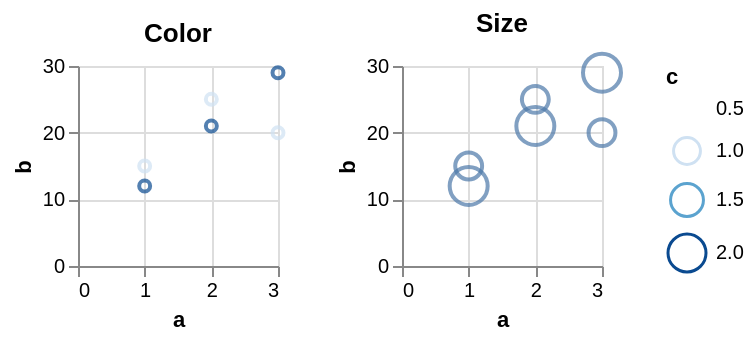

Write a Vega-Lite specification for this figure.
### Vega specification from a JSON file in a GitHub repository (floating-point values rounded to 4 significant figures)
{"$schema": "https://vega.github.io/schema/vega/v5.json", "description": "Testing invalid", "background": "white", "padding": 5, "height": 100, "data": [{"name": "source_0", "values": [{"a": 1, "b": 15, "c": 1}, {"a": 2, "b": 25, "c": 1}, {"a": 3, "b": 20, "c": 1}, {"a": 1, "b": 12, "c": 2}, {"a": 2, "b": 21, "c": 2}, {"a": 3, "b": 29, "c": 2}, {"a": 1, "b": 8, "c": null}, {"a": 2, "b": 31, "c": null}, {"a": 3, "b": 49, "c": null}]}, {"name": "data_0", "source": "source_0", "transform": [{"type": "filter", "expr": "isValid(datum[\"a\"]) && isFinite(+datum[\"a\"]) && isValid(datum[\"b\"]) && isFinite(+datum[\"b\"]) && isValid(datum[\"c\"]) && isFinite(+datum[\"c\"])"}]}], "signals": [{"name": "childWidth", "value": 100}], "layout": {"padding": 20, "bounds": "full", "align": "each"}, "marks": [{"type": "group", "name": "concat_0_group", "title": {"text": "Color", "frame": "group"}, "style": "cell", "encode": {"update": {"width": {"signal": "childWidth"}, "height": {"signal": "height"}}}, "marks": [{"name": "concat_0_marks", "type": "symbol", "style": ["point"], "from": {"data": "data_0"}, "encode": {"update": {"opacity": {"value": 0.7}, "fill": {"value": "transparent"}, "stroke": {"scale": "color", "field": "c"}, "ariaRoleDescription": {"value": "point"}, "description": {"signal": "\"a: \" + (format(datum[\"a\"], \"\")) + \"; b: \" + (format(datum[\"b\"], \"\")) + \"; c: \" + (format(datum[\"c\"], \"\"))"}, "x": {"scale": "concat_0_x", "field": "a"}, "y": {"scale": "concat_0_y", "field": "b"}}}}], "axes": [{"scale": "concat_0_x", "orient": "bottom", "gridScale": "concat_0_y", "grid": true, "tickCount": {"signal": "ceil(childWidth/40)"}, "domain": false, "labels": false, "aria": false, "maxExtent": 0, "minExtent": 0, "ticks": false, "zindex": 0}, {"scale": "concat_0_y", "orient": "left", "gridScale": "concat_0_x", "grid": true, "tickCount": {"signal": "ceil(height/40)"}, "domain": false, "labels": false, "aria": false, "maxExtent": 0, "minExtent": 0, "ticks": false, "zindex": 0}, {"scale": "concat_0_x", "orient": "bottom", "grid": false, "title": "a", "labelFlush": true, "labelOverlap": true, "tickCount": {"signal": "ceil(childWidth/40)"}, "zindex": 0}, {"scale": "concat_0_y", "orient": "left", "grid": false, "title": "b", "labelOverlap": true, "tickCount": {"signal": "ceil(height/40)"}, "zindex": 0}]}, {"type": "group", "name": "concat_1_group", "title": {"text": "Size", "frame": "group"}, "style": "cell", "encode": {"update": {"width": {"signal": "childWidth"}, "height": {"signal": "height"}}}, "marks": [{"name": "concat_1_marks", "type": "symbol", "style": ["point"], "from": {"data": "data_0"}, "encode": {"update": {"opacity": {"value": 0.7}, "fill": {"value": "transparent"}, "stroke": {"value": "#4c78a8"}, "ariaRoleDescription": {"value": "point"}, "description": {"signal": "\"a: \" + (format(datum[\"a\"], \"\")) + \"; b: \" + (format(datum[\"b\"], \"\")) + \"; c: \" + (format(datum[\"c\"], \"\"))"}, "x": {"scale": "concat_1_x", "field": "a"}, "y": {"scale": "concat_1_y", "field": "b"}, "size": {"scale": "size", "field": "c"}}}}], "axes": [{"scale": "concat_1_x", "orient": "bottom", "gridScale": "concat_1_y", "grid": true, "tickCount": {"signal": "ceil(childWidth/40)"}, "domain": false, "labels": false, "aria": false, "maxExtent": 0, "minExtent": 0, "ticks": false, "zindex": 0}, {"scale": "concat_1_y", "orient": "left", "gridScale": "concat_1_x", "grid": true, "tickCount": {"signal": "ceil(height/40)"}, "domain": false, "labels": false, "aria": false, "maxExtent": 0, "minExtent": 0, "ticks": false, "zindex": 0}, {"scale": "concat_1_x", "orient": "bottom", "grid": false, "title": "a", "labelFlush": true, "labelOverlap": true, "tickCount": {"signal": "ceil(childWidth/40)"}, "zindex": 0}, {"scale": "concat_1_y", "orient": "left", "grid": false, "title": "b", "labelOverlap": true, "tickCount": {"signal": "ceil(height/40)"}, "zindex": 0}]}], "scales": [{"name": "color", "type": "linear", "domain": {"data": "data_0", "field": "c"}, "range": "ramp", "interpolate": "hcl", "zero": false}, {"name": "size", "type": "linear", "domain": {"data": "data_0", "field": "c"}, "range": [0, 361], "zero": true}, {"name": "concat_0_x", "type": "linear", "domain": {"data": "data_0", "field": "a"}, "range": [0, {"signal": "childWidth"}], "nice": true, "zero": true}, {"name": "concat_0_y", "type": "linear", "domain": {"data": "data_0", "field": "b"}, "range": [{"signal": "height"}, 0], "nice": true, "zero": true}, {"name": "concat_1_x", "type": "linear", "domain": {"data": "data_0", "field": "a"}, "range": [0, {"signal": "childWidth"}], "nice": true, "zero": true}, {"name": "concat_1_y", "type": "linear", "domain": {"data": "data_0", "field": "b"}, "range": [{"signal": "height"}, 0], "nice": true, "zero": true}], "legends": [{"stroke": "color", "gradientLength": {"signal": "clamp(height, 64, 200)"}, "title": "c", "encode": {"gradient": {"update": {"opacity": {"value": 0.7}}}}, "symbolType": "circle", "size": "size"}]}
